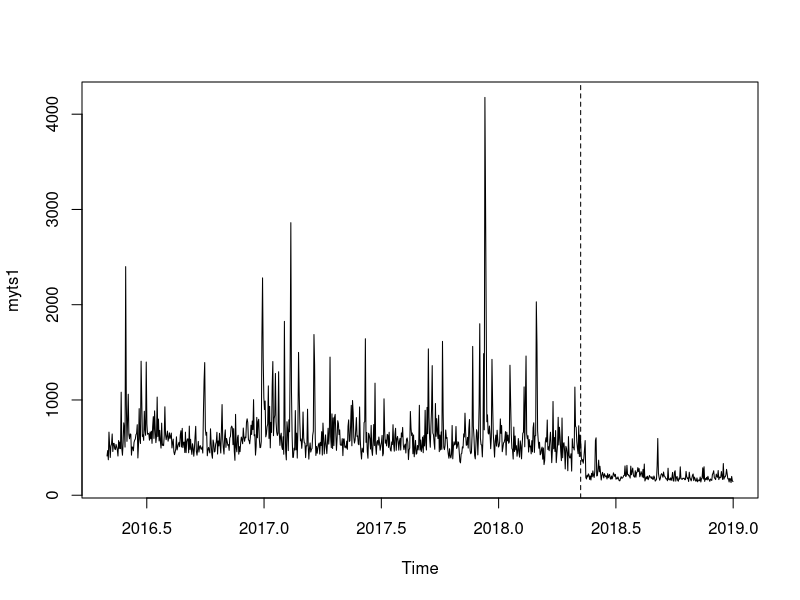
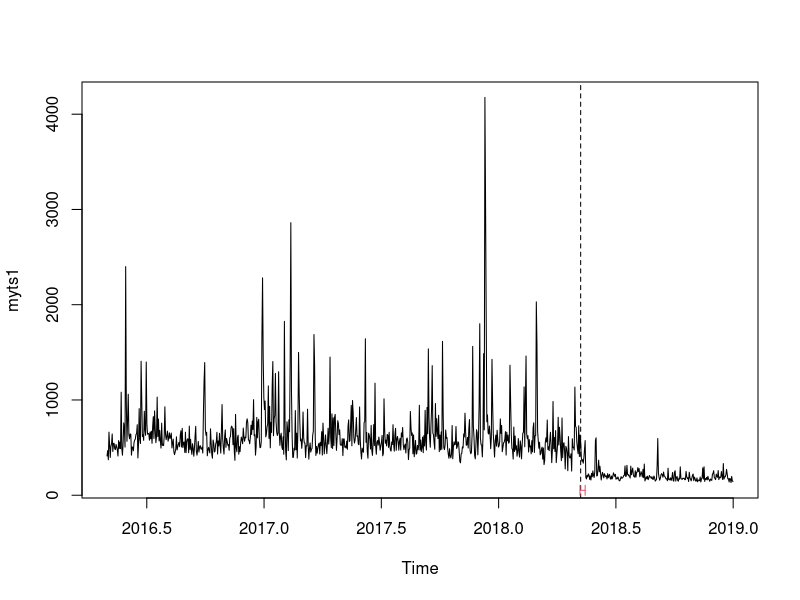
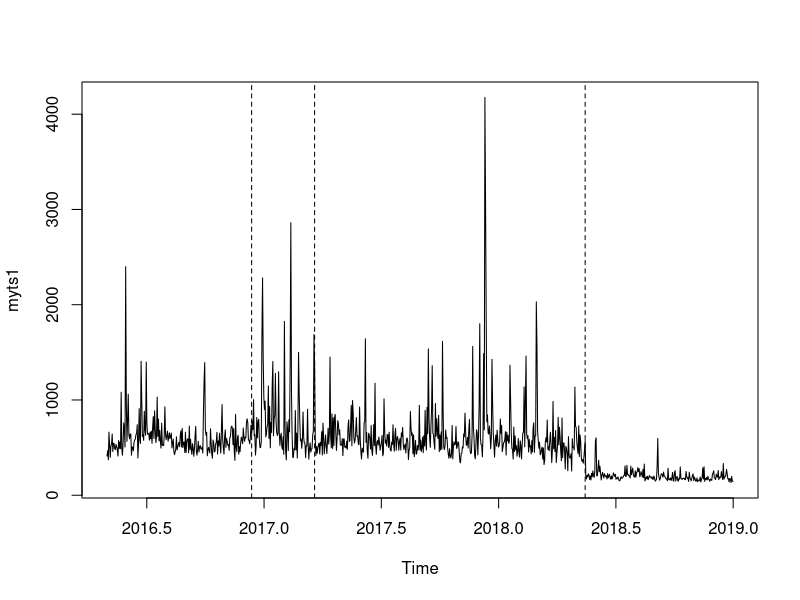
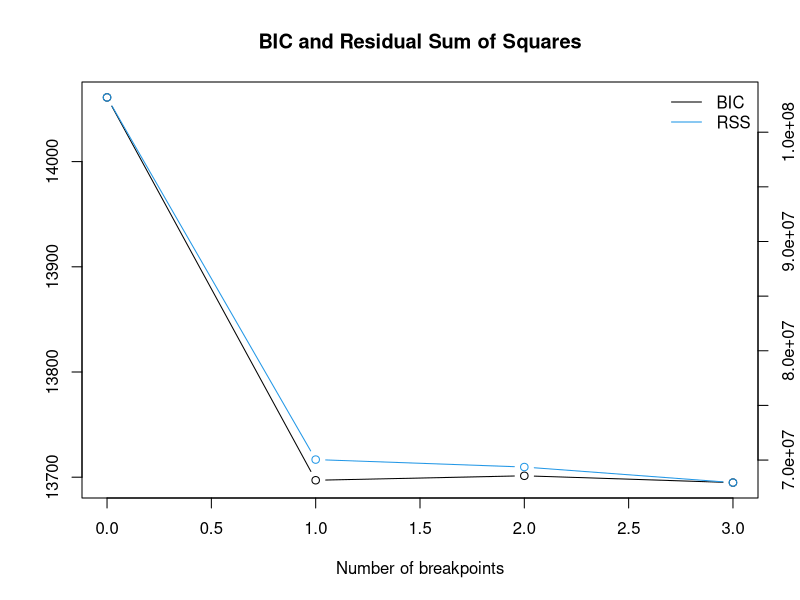
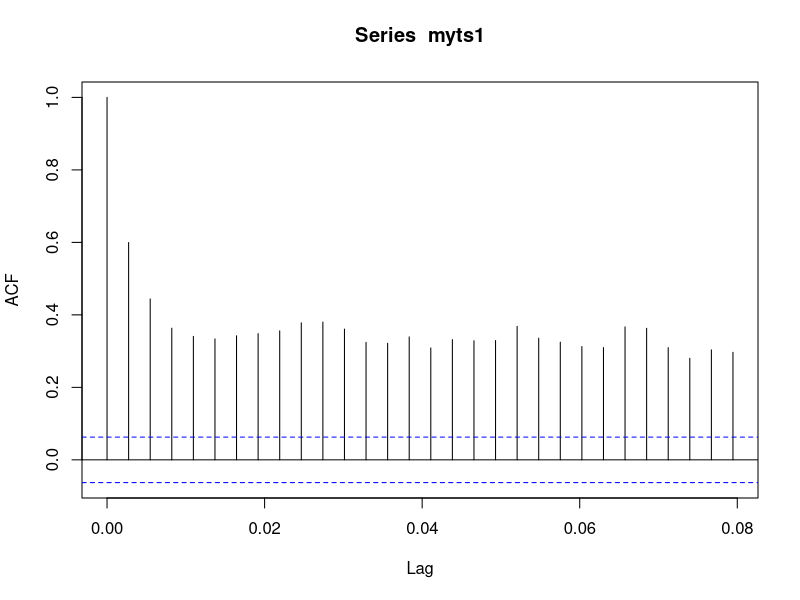
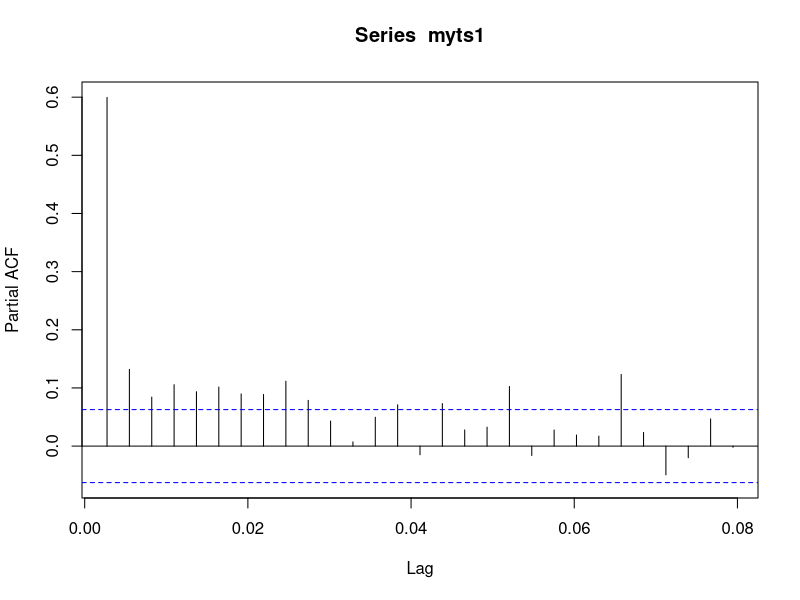
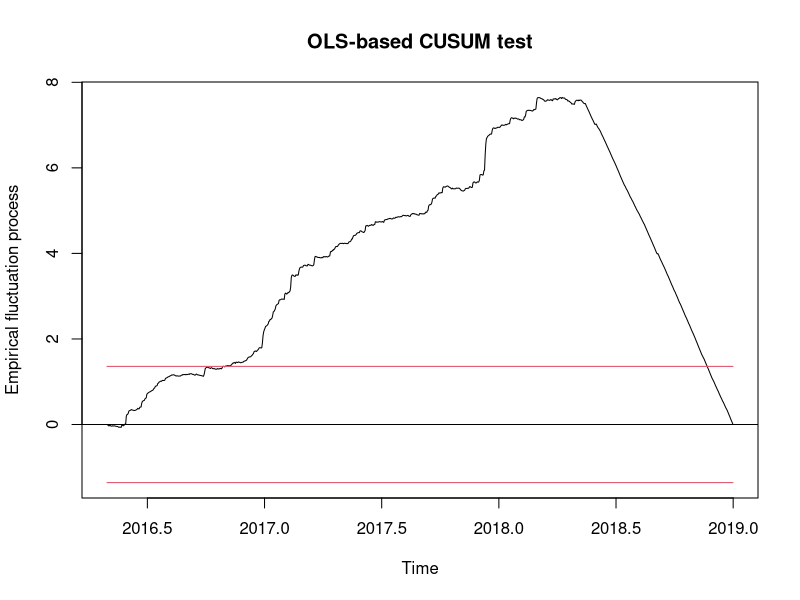
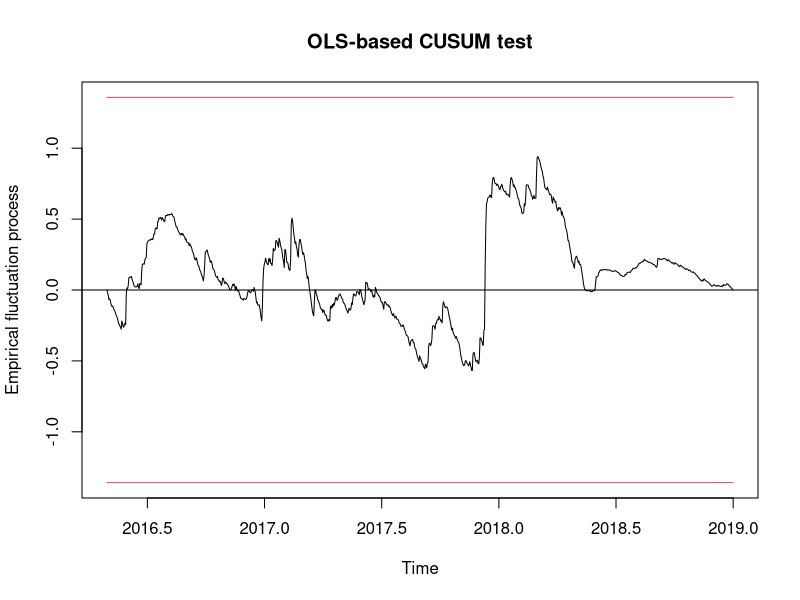

Write R code to recreate these figures, in order.
rm(list=ls())


###  data

myts1 <- structure(c(412.028462047, 468.938224875, 372.353242472, 662.26844965, 
                     526.872020535, 396.434818388, 515.597528222, 536.940884418, 642.878650146, 
                     458.935314286, 544.096691918, 544.378838523, 486.854043968, 478.952935122, 
                     533.171083451, 507.543369365, 475.992539251, 411.626822157, 574.256785085, 
                     489.424743512, 558.03917366, 488.892234577, 1081.570101272, 488.410996801, 
                     420.058151274, 548.43547725, 759.563191992, 699.857042552, 505.546581256, 
                     2399.735167563, 959.058553387, 565.776425823, 794.327364085, 
                     1060.096712241, 636.011672603, 592.842508666, 643.576323635, 
                     639.649884944, 420.788373053, 506.948276856, 503.484363746, 466.642585817, 
                     554.521681602, 578.44355769, 589.29487224, 636.837396631, 647.548662447, 
                     740.222655163, 391.545826142, 537.551842222, 908.940523615, 590.446686171, 
                     543.002925217, 1406.486794264, 1007.596435757, 617.098818856, 
                     633.848676718, 576.040175894, 881.49475483, 687.276105325, 628.977801859, 
                     1398.136047241, 749.644445942, 639.958039461, 649.265606673, 
                     645.57852203, 577.862446744, 663.218073256, 593.034544803, 672.096591437, 
                     544.776355324, 720.242877214, 824.963939263, 596.581822515, 885.215989867, 
                     693.456405627, 552.170633931, 618.855329732, 1030.291011295, 
                     615.889921256, 799.498196448, 570.398558528, 680.670975027, 563.404802085, 
                     494.790365745, 756.684436338, 523.051238729, 535.502475619, 520.8344231, 
                     623.971011973, 928.274580287, 639.702434094, 583.234364572, 623.144865566, 
                     673.342687695, 567.501447619, 602.473664361, 655.181508321, 593.662768316, 
                     617.830786992, 652.461315007, 496.505155747, 550.24687917, 588.952116381, 
                     456.603281447, 425.963966309, 454.729462342, 487.22846023, 613.269432488, 
                     474.916140657, 505.93051487, 536.401546008, 555.824475073, 509.429036303, 
                     632.232746263, 677.102831732, 506.605957979, 701.99882145, 499.770942819, 
                     555.599224002, 557.634152694, 448.693828549, 661.921921922, 447.00540349, 
                     561.194112634, 590.797954608, 590.739061378, 445.949400588, 725.589882976, 
                     480.650749378, 587.03144903, 483.054524693, 428.813155209, 540.609606719, 
                     495.756149832, 409.713220791, 492.43287131, 618.492643291, 723.203623076, 
                     461.433833742, 420.414959481, 480.501175081, 564.955582744, 453.0704893, 
                     506.711353939, 521.12661934, 487.509966405, 483.442305774, 506.932771141, 
                     442.871555249, 873.285819221, 1201.628963682, 1392.479592817, 
                     693.292446258, 629.477998542, 660.777526646, 414.376675251, 475.517946081, 
                     501.626384564, 470.216781646, 444.195433559, 697.258566625, 546.966755779, 
                     428.945521943, 388.203080434, 579.759476551, 548.433130604, 453.950530959, 
                     460.613845164, 534.329569431, 560.663080722, 660.799405665, 432.3134958, 
                     569.59842379, 518.195281689, 650.007266105, 521.642137647, 442.763872575, 
                     687.470213886, 951.651918891, 589.611971045, 493.203713291, 431.966577408, 
                     616.912296912, 685.80916291, 502.518373775, 595.630289879, 563.104035749, 
                     523.383707347, 532.042896625, 470.949823756, 603.408124923, 615.301428799, 
                     708.26541245, 725.853182875, 705.777543119, 530.351781147, 698.828825921, 
                     462.173187592, 366.411986505, 848.613888761, 502.940599188, 456.044881766, 
                     605.321231272, 629.861109863, 431.130428123, 509.672767868, 457.598828697, 
                     553.932034119, 610.181457495, 581.59017099, 540.788638119, 705.226962669, 
                     610.670142045, 566.392016015, 611.086310256, 603.256299175, 766.372982953, 
                     801.921868916, 761.708239486, 580.712445849, 575.53616943, 540.066255921, 
                     608.133122153, 735.063468208, 637.091441112, 778.874033589, 689.350099602, 
                     1003.219851026, 624.107808848, 635.887051641, 420.915060155, 
                     511.460563095, 817.08209288, 603.089908306, 772.6493477, 797.148459813, 
                     588.255963229, 499.050860875, 502.059987, 565.524637543, 1663.182976069, 
                     2281.49950544, 1442.687607103, 1024.355834401, 899.519857882, 
                     988.585993922, 612.834835776, 641.686600038, 717.951451466, 746.441686309, 
                     1147.770724052, 596.279691286, 932.861076555, 497.228997645, 
                     764.895725484, 659.054003787, 1148.227820587, 1403.462969143, 
                     624.733620842, 803.199038618, 839.637983048, 1278.286165347, 
                     774.363457936, 662.767213211, 627.251799204, 650.180035442, 1296.405174964, 
                     662.928010153, 523.095967567, 620.727894789, 650.876097695, 509.534317267, 
                     479.922326477, 613.743251306, 430.117763379, 1825.108688714, 
                     744.708270099, 455.818978039, 370.908485795, 771.317824437, 688.219350724, 
                     468.16351523, 791.649828808, 666.360829114, 1427.809117119, 2861.163543428, 
                     1090.887950582, 621.942045727, 397.381382335, 397.697308586, 
                     494.441558442, 474.314526966, 888.812606506, 476.031636688, 651.907747324, 
                     389.95997873, 680.776897408, 1499.093314237, 1077.571595752, 
                     765.690897368, 571.545469449, 590.64855754, 492.371592484, 580.811781306, 
                     873.628734717, 602.958435426, 549.877214337, 546.66120979, 394.75285753, 
                     520.238244635, 517.217468365, 903.057976974, 528.477241796, 378.958677302, 
                     491.589659729, 548.665964908, 453.512746452, 481.081050678, 491.499714029, 
                     628.539705456, 672.540312912, 1686.825394554, 1367.577856001, 
                     600.373039737, 417.511405109, 511.75535978, 440.677427555, 493.430816323, 
                     533.025975459, 547.429120615, 432.168874608, 555.098163047, 521.644301834, 
                     667.159371501, 421.591007887, 757.218378664, 615.572602597, 433.961482908, 
                     528.813953729, 633.228715271, 519.648748842, 437.342815473, 551.877832301, 
                     703.377801948, 536.673383258, 658.597165739, 1449.850501569, 
                     615.204142853, 499.197033946, 853.692014263, 490.213941347, 812.68824521, 
                     521.364349414, 818.757704456, 848.59674442, 646.819554339, 471.051626838, 
                     598.326620222, 782.58569568, 754.880939869, 636.572395084, 686.076138643, 
                     530.158582782, 524.696479569, 525.441231521, 593.834663615, 415.830854949, 
                     590.135594493, 591.019407595, 503.321975981, 515.371205208, 494.805384342, 
                     567.397190671, 482.180658052, 724.099533838, 791.107121538, 564.673191002, 
                     572.551388184, 729.46937136, 943.538757014, 519.051645932, 994.190842696, 
                     866.69659257, 610.021553913, 547.791568399, 578.854543644, 684.826681706, 
                     815.179238308, 617.050464226, 623.818649573, 537.163825262, 529.850027242, 
                     926.531531345, 588.578930644, 457.329084489, 380.160216157, 494.287689357, 
                     463.885244047, 451.611520014, 762.508948042, 773.74942889, 1642.691010358, 
                     555.226392541, 659.433830806, 454.348720108, 388.274823265, 650.63824747, 
                     632.327400443, 584.93699748, 484.815917524, 733.153950316, 471.349864174, 
                     418.755413722, 547.060192029, 742.028289483, 521.119798289, 1176.207996336, 
                     524.730544122, 430.009783422, 558.479383664, 574.162550914, 526.08247269, 
                     611.207728202, 551.202548069, 472.046973518, 517.490179087, 556.135143079, 
                     628.084374004, 413.677676623, 439.814082201, 1011.775306843, 
                     684.443831473, 546.421742134, 578.853727684, 517.693483714, 638.112468944, 
                     631.531739664, 501.897019514, 661.11860926, 521.695715961, 474.403897254, 
                     463.294645328, 559.583511974, 531.953658919, 740.412596176, 534.815607516, 
                     462.329096628, 637.941748843, 702.69170843, 471.390065606, 590.458408612, 
                     617.006573387, 565.411288964, 472.986933034, 567.745850996, 596.925622448, 
                     474.068038429, 653.56453828, 612.893376781, 711.545758298, 527.783301631, 
                     478.530081662, 519.751192408, 536.550807025, 443.437342694, 587.403769673, 
                     601.15805729, 556.497167238, 374.228230116, 477.027420471, 494.984999444, 
                     879.314339401, 704.997313272, 626.546803934, 653.296523326, 435.581408863, 
                     633.048339362, 403.889616794, 488.214190958, 575.631003993, 430.984422675, 
                     437.83561603, 522.277281965, 475.602597701, 527.12160277, 944.139469794, 
                     474.50403295, 579.478722386, 459.088134733, 503.246692031, 610.022771263, 
                     446.143895372, 625.022916127, 517.435543013, 891.375454252, 555.864115385, 
                     474.764739145, 921.714956231, 645.896256587, 1536.221634415, 
                     816.575921465, 596.491670621, 503.56011064, 720.743463226, 905.835642175, 
                     1360.481537034, 653.224092421, 633.505228314, 546.064475635, 
                     482.454025258, 962.715357696, 618.202090733, 803.895156435, 668.047995992, 
                     594.566585046, 839.597813143, 457.375793588, 631.863607862, 475.266615122, 
                     664.569635822, 481.886574644, 1614.962054217, 869.212340286, 
                     501.400781534, 478.670649186, 521.824073342, 684.720851031, 597.124676952, 
                     605.903108456, 491.358096619, 430.812042311, 388.350092055, 488.132638097, 
                     413.131448595, 391.891460495, 430.760685279, 731.99097305, 382.200799877, 
                     511.48361093, 560.620999712, 528.369543055, 536.348770159, 721.297750609, 
                     491.321646454, 509.521489714, 561.318889907, 553.24041301, 459.235996646, 
                     354.741174128, 339.775552834, 432.548724483, 438.672630955, 508.177204773, 
                     496.199702536, 643.867549669, 611.460979278, 861.190516859, 662.56052508, 
                     524.398593443, 529.585928069, 607.575374022, 495.001029442, 700.371352785, 
                     794.753142167, 466.792229932, 435.426320832, 450.903747896, 622.562955777, 
                     1562.215153595, 725.069249874, 612.357398912, 418.579228487, 
                     381.667629501, 528.173266471, 687.876352966, 655.845568131, 423.589678964, 
                     612.545707971, 951.362478322, 1800.162370822, 600.672989388, 
                     531.048286916, 527.565406977, 402.380659606, 607.699770367, 1486.296473731, 
                     686.560841226, 4176.136413427, 3086.067140966, 1872.815975088, 
                     771.413460362, 843.791946967, 652.825527602, 642.443948966, 726.208291336, 
                     641.092848676, 488.237988698, 606.154989706, 1426.027951807, 
                     959.347533388, 649.856202928, 527.580884911, 400.545393834, 568.268813107, 
                     631.257023117, 515.755741256, 682.375587555, 583.855170876, 506.146152757, 
                     517.095094378, 563.415777949, 801.015579658, 649.56360904, 732.097267107, 
                     456.626323752, 499.170138889, 549.393587002, 556.589070013, 590.180621262, 
                     667.709332802, 421.738377899, 661.178862228, 570.833727593, 631.139001868, 
                     545.835879493, 559.918523671, 1364.379214546, 985.777069008, 
                     644.949427255, 493.066294248, 476.852498787, 379.716401582, 715.333935018, 
                     459.326945313, 621.665546323, 476.317803131, 519.803138696, 409.241665463, 
                     465.206511176, 594.689036224, 443.841857849, 399.830019307, 570.65982956, 
                     516.562325113, 381.909941529, 532.130831616, 650.329631588, 661.055942562, 
                     1136.942413908, 508.543555485, 976.852889691, 1461.16921717, 
                     646.062436059, 593.093537367, 624.839875084, 453.453385269, 584.633165187, 
                     507.616009915, 516.857276979, 434.651983821, 572.755844368, 454.901132196, 
                     707.698546138, 760.341584614, 449.252091224, 623.217222998, 625.061550699, 
                     2030.045687713, 1582.036383383, 677.325281969, 571.588930686, 
                     493.235172445, 556.291968991, 424.360693057, 436.333980583, 484.105667103, 
                     505.231040152, 378.767240615, 495.943549377, 321.856525703, 363.651848067, 
                     557.201599565, 603.658298878, 558.958198405, 789.717963533, 480.370977054, 
                     509.366153138, 467.526623793, 576.508422894, 661.322171003, 520.804998847, 
                     342.109381368, 473.512224982, 984.139466992, 487.586712759, 605.914245454, 
                     459.190981983, 678.728907858, 342.511103348, 436.746013478, 520.896987467, 
                     818.078350515, 527.494249096, 713.52499017, 610.365469264, 462.965548015, 
                     362.931986459, 810.610193032, 393.455578799, 536.720944152, 551.490260933, 
                     464.369987186, 275.832746918, 513.723009815, 491.945195301, 438.865839297, 
                     257.252871794, 615.513481211, 420.507536576, 392.035094971, 392.963333027, 
                     435.276624468, 253.431425091, 592.873595776, 500.615067792, 503.491101855, 
                     475.352827724, 1135.11762886, 723.666909467, 712.259187274, 559.738346197, 
                     490.958692763, 435.998397207, 729.341315271, 406.369683231, 632.626098862, 
                     565.318329487, 394.031553179, 356.627786519, 374.075606064, 336.505546227, 
                     393.168901965, 480.183256037, 573.840777708, 187.680483645, 170.978544639, 
                     209.134883957, 193.039610198, 224.362544607, 210.946012575, 166.006351727, 
                     201.500604051, 160.008039339, 229.847327915, 193.655724693, 255.575881835, 
                     207.0547762, 186.835573846, 247.776981217, 574.489201771, 602.683083111, 
                     202.592131296, 205.827635803, 279.139480224, 367.898232724, 245.75114848, 
                     304.004111775, 231.706217872, 159.750034155, 207.584399879, 239.854118732, 
                     212.711257914, 181.755353255, 225.98761652, 206.570825973, 193.940523176, 
                     203.851963746, 170.700301226, 226.41517367, 183.87542452, 206.640800387, 
                     218.953856594, 176.127748987, 168.205878516, 201.718224491, 171.421791143, 
                     193.065350731, 235.118975292, 217.002358158, 197.563916607, 219.266588546, 
                     168.044251777, 182.1752633, 172.514392523, 192.250197416, 171.023249603, 
                     151.848998035, 151.678097242, 173.28609604, 194.852548067, 178.742929426, 
                     180.591580951, 189.241987711, 206.960325123, 207.639468123, 307.389246296, 
                     197.203559504, 201.143394951, 313.861245405, 215.87226561, 218.500147257, 
                     201.993836847, 204.461813487, 180.04803872, 305.301279156, 214.880173012, 
                     250.930811019, 284.90370816, 212.518096229, 195.034955147, 190.236951118, 
                     257.088555132, 189.502428671, 239.652450054, 243.53269907, 289.820554649, 
                     249.011846483, 279.393483142, 194.006529415, 214.59905786, 247.746491522, 
                     224.723467084, 191.086994265, 271.654470268, 183.455652269, 327.307813653, 
                     149.721791725, 170.538132352, 192.954323882, 172.459631548, 199.829129152, 
                     163.257916856, 179.33550074, 207.618752518, 191.969484656, 191.506188821, 
                     176.446694609, 194.818608621, 167.891653012, 167.000377869, 201.869893803, 
                     183.895614224, 148.510174938, 157.27033831, 166.573696008, 309.557485177, 
                     595.559287832, 232.318746483, 188.295593138, 157.721093739, 177.753625321, 
                     214.844940799, 226.812056373, 213.910815993, 188.973729833, 243.306529363, 
                     202.733401293, 197.296870477, 182.523989567, 170.428625204, 172.593507241, 
                     151.926342178, 283.415923815, 163.456408737, 172.273699114, 159.382452668, 
                     182.158974043, 156.532047405, 182.768725504, 239.318216814, 151.579013694, 
                     148.216885776, 241.346766195, 257.110058666, 147.931152011, 186.2508302, 
                     197.379372605, 155.69798218, 147.370235658, 180.961415272, 168.372900875, 
                     297.9454882, 177.640856836, 170.535749604, 166.211309731, 178.463064513, 
                     175.035906056, 179.971897406, 162.858094293, 164.056675362, 250.151933362, 
                     195.49943188, 175.281720263, 182.392087534, 144.341091392, 241.466298465, 
                     184.806150673, 167.932448156, 150.621075732, 178.510315062, 209.913152992, 
                     222.798716921, 153.536476868, 190.326281004, 173.708412622, 148.075945402, 
                     149.147879365, 181.5851776, 141.012604897, 157.982751461, 159.364653673, 
                     151.777006477, 191.065323099, 139.076429662, 172.452344359, 182.482693518, 
                     287.424045314, 169.327943406, 298.970852166, 145.238645275, 175.211717467, 
                     165.116950464, 187.006564993, 160.959119092, 198.552333833, 170.406040157, 
                     162.10770001, 146.356131036, 170.336552623, 163.095730104, 155.192077125, 
                     217.182324478, 231.270198833, 256.905250226, 184.59676245, 175.557146633, 
                     164.246298131, 221.695058452, 197.911691457, 188.427830442, 259.361745153, 
                     164.243672823, 190.67188784, 182.331604811, 190.352555581, 248.738493256, 
                     196.854564795, 164.974185334, 332.650385373, 169.081552611, 193.578840033, 
                     192.166911863, 214.174943222, 271.287900593, 224.675083031, 171.950208574, 
                     173.867031268, 139.260432794, 177.012491325, 171.268066406, 132.714578168, 
                     197.224558817, 152.561299656, 143.415562042), .Tsp = c(2016.3306010929, 
                                                                            2018.99909424358, 365), class = "ts")


## origin
library(strucchange)

test2 <- Fstats(myts1~1) #Gets a sequence of fstatistics for all possible 
# break points within the middle 70% of myts1
myts1.fs <- test2$Fstats #These are the fstats
bp.myts1 <- breakpoints(myts1~1) #Gets the breakpoint based on the F-stats
plot(myts1) #plots the series myts1
lines(bp.myts1) #plots the break date implied by the sup F test

bd.myts1 <- breakdates(bp.myts1) #Obtains the implied break data (2018.35, 
# referring to day 128 (0.35*365 = day number))
sctest(test2) #Obtains a p-value for the implied breakpoint
ci.myts1 <- confint(bp.myts1) #95% CI for the location break date
plot(myts1)
lines(ci.myts1) #This shows the interval around the estimated break date


# Bai Perron

bp_res <- breakpoints(myts1~1,h=0.1,breaks=3)

plot(myts1)
lines(bp_res)

coef(bp_res)
bp_res

# BIC plot
plot(bp_res)



# 自相關
acf(myts1)
pacf(myts1)


# Cusum

cusumBP = efp(myts1~1, type='OLS-CUSUM')
plot(cusumBP)


cusumBP = efp(myts1~breakfactor(bp_res), type='OLS-CUSUM')
plot(cusumBP)
